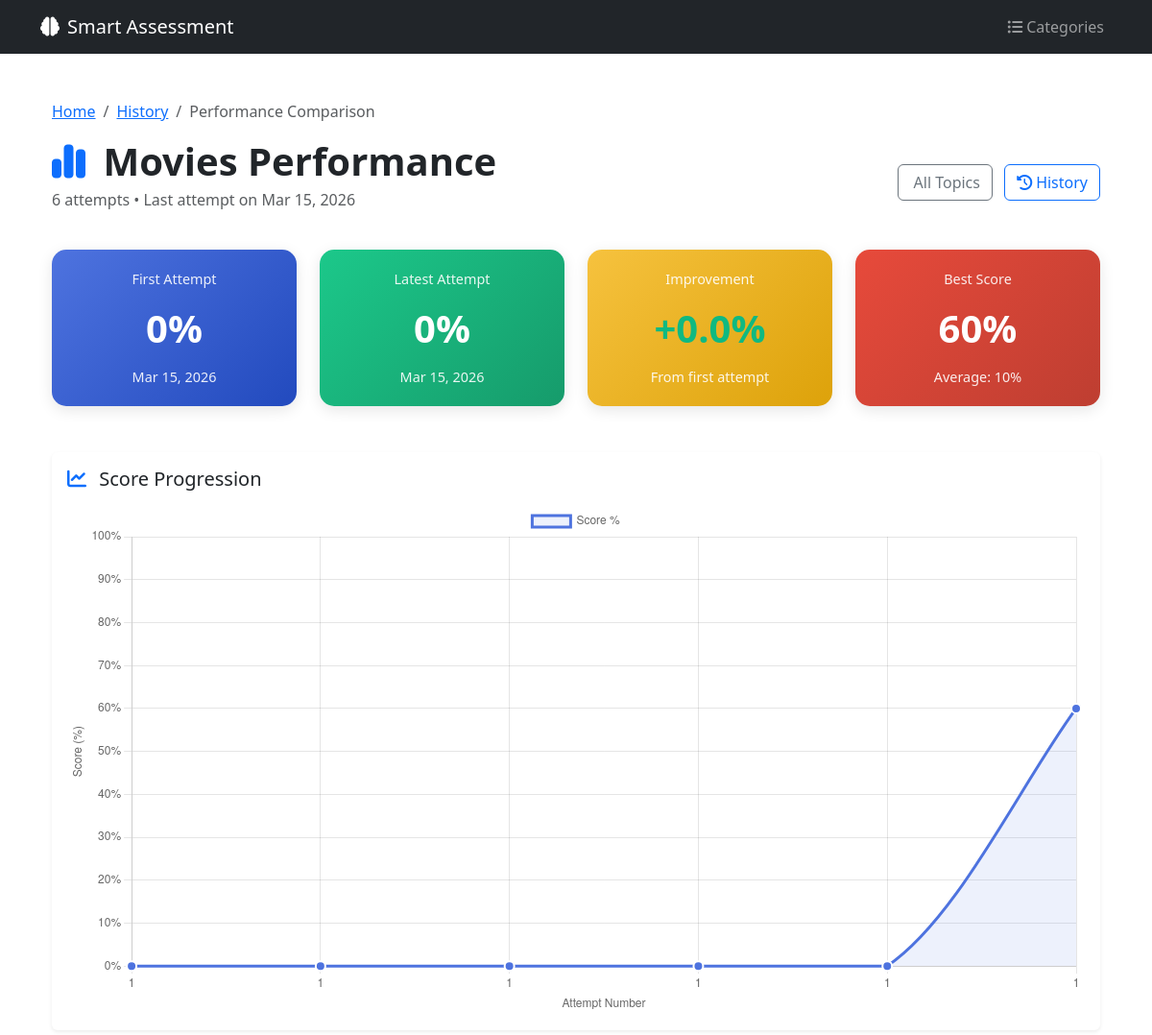
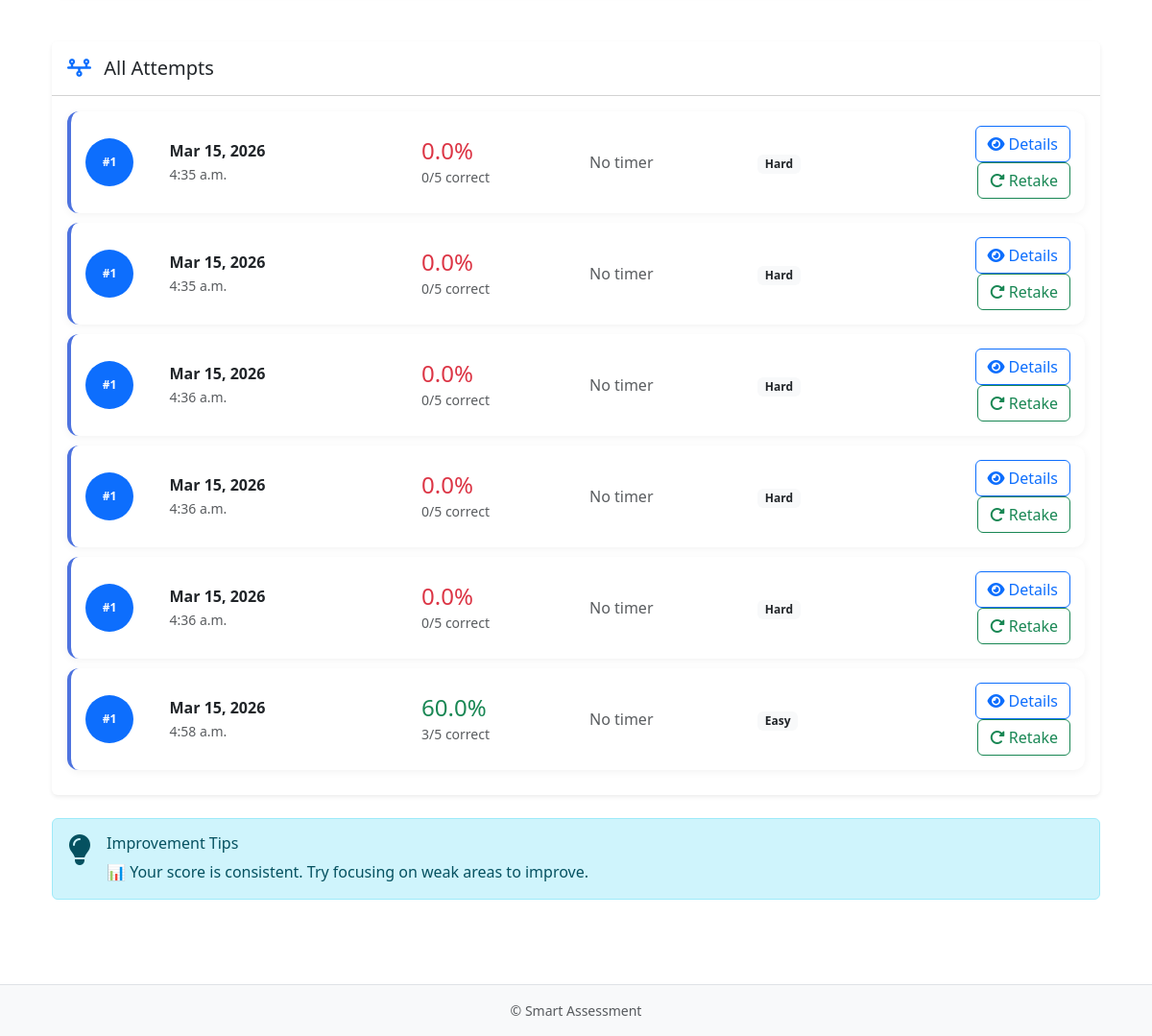
Screenshot of /quiz/comparison/Movies/ (signed in) with the database file from the repository (2 pictures, top to bottom).
### quiz/models.py (models this page shows, shortened)
class QuizResult(models.Model):
    user = models.ForeignKey(User, on_delete=models.CASCADE)
    quiz = models.ForeignKey(Quiz, on_delete=models.CASCADE)
    total_questions = models.IntegerField()
    correct_answers = models.IntegerField()
    score_percent = models.FloatField()
    is_pass = models.BooleanField(default=False)
    total_time_taken = models.IntegerField(default=0)  # seconds
    attempt_number = models.IntegerField(default=1)  # Track attempt number
    quiz_topic = models.CharField(max_length=200, blank=True)  # Store topic name for grouping
    difficulty = models.CharField(max_length=20, default='medium')  # Store difficulty
    created_at = models.DateTimeField(auto_now_add=True)
    class Meta:
        ordering = ['-created_at']

### quiz/views.py (the view, shortened to what this page needs)
# urls.py: path('comparison/', views.quiz_comparison, name='quiz_comparison'),
@login_required
def quiz_comparison(request, topic=None):
    from django.db.models import Avg, Max
    from .models import QuizResult
    import json
    if not QuizResult.objects.filter(user=request.user).exists():
        return render(request, 'quiz/comparison.html', {'error': 'No quizzes taken yet'})
    if topic:
        results = QuizResult.objects.filter(
            user=request.user,
            quiz_topic__iexact=topic
        ).order_by('attempt_number')
        if not results.exists():
            return redirect('/quiz/comparison/')
        first = results.first()
        last = results.last()
        best = results.aggregate(Max('score_percent'))['score_percent__max'] or 0
        avg = results.aggregate(Avg('score_percent'))['score_percent__avg'] or 0
        metrics = {
            'total_attempts': results.count(),
            'first_score': round(first.score_percent) if first else 0,
            'last_score': round(last.score_percent) if last else 0,
            'improvement': round(last.score_percent - first.score_percent, 1) if first and last else 0,
            'best_score': round(best),
            'avg_score': round(avg),
        }
        has_timer = any(r.total_time_taken > 0 for r in results)
        time_data = [r.total_time_taken for r in results] if has_timer else []
        context = {
            'results': results,
            'topic': topic,
            'metrics': metrics,
            'attempt_numbers': json.dumps([r.attempt_number for r in results]),
            'score_data': json.dumps([round(r.score_percent) for r in results]),
            'time_data': json.dumps(time_data) if has_timer else '[]',
            'has_timer': has_timer,
        }
        print("\n" + "="*50)
        print(f"Topic: {topic}")
        print(f"Total attempts: {metrics['total_attempts']}")
        print(f"First score: {metrics['first_score']}%")
        print(f"Last score: {metrics['last_score']}%")
        print(f"Best score: {metrics['best_score']}%")
        print(f"Average score: {metrics['avg_score']}%")
        print("="*50 + "\n")
        return render(request, 'quiz/comparison.html', context)

### templates/quiz/comparison.html (shortened to what this page needs)
{% extends 'quiz/base.html' %}
{% load static %}
{% block content %}
<div class="container py-4">
    <nav aria-label="breadcrumb">
        <ol class="breadcrumb">
            <li class="breadcrumb-item"><a href="{% url 'dashboard' %}">Home</a></li>
            <li class="breadcrumb-item"><a href="/quiz/history/">History</a></li>
            <li class="breadcrumb-item active">Performance Comparison</li>
        </ol>
    </nav>
    {% if show_topics %}
        <div class="text-center mb-5">
            <h1 class="display-5 fw-bold mb-3">
                <i class="fa-solid fa-chart-line text-primary me-2"></i>
                Your Quiz Topics
            </h1>
            <p class="text-muted">Select a topic to see your performance over time</p>
        </div>
        <div class="row g-4">
            {% for topic in topics %}
            <div class="col-md-4">
                <a href="/quiz/comparison/{{ topic.name }}/" class="text-decoration-none">
                    <div class="topic-card">
                        <i class="fa-solid fa-book-open fa-3x text-primary mb-3"></i>
                        <h4 class="mb-2">{{ topic.name }}</h4>
                        <div class="d-flex justify-content-center gap-3 mb-3">
                            <span class="badge-attempt">
                                <i class="fa-solid fa-rotate-right me-1"></i>{{ topic.attempts }} attempts
                            </span>
                            <span class="badge-attempt">
                                <i class="fa-solid fa-trophy me-1"></i>Best: {{ topic.best }}%
                            </span>
                        </div>
                        <span class="btn btn-outline-primary btn-sm">View Details →</span>
                    </div>
                </a>
            </div>
            {% endfor %}
        </div>
    {% else %}
        <div class="d-flex justify-content-between align-items-center mb-4">
            <div>
                <h1 class="display-6 fw-bold mb-1">
                    <i class="fa-solid fa-chart-simple text-primary me-2"></i>
                    {{ topic }} Performance
                </h1>
                <p class="text-muted">{{ metrics.total_attempts }} attempts • Last attempt on {{ results.last.created_at|date:"M d, Y" }}</p>
            </div>
            <div>
                <a href="/quiz/comparison/" class="btn btn-outline-secondary me-2">
                    All Topics
                </a>
                <a href="/quiz/history/" class="btn btn-outline-primary">
                    <i class="fa-solid fa-clock-rotate-left me-1"></i>History
                </a>
            </div>
        </div>
        <div class="row g-4 mb-5">
            <div class="col-md-3">
                <div class="metric-card" style="background: linear-gradient(135deg, #4e73df, #224abe);">
                    <div class="metric-label">First Attempt</div>
                    <div class="metric-value">{{ metrics.first_score }}%</div>
                    <div class="metric-label">{{ results.first.created_at|date:"M d, Y" }}</div>
                </div>
            </div>
            <div class="col-md-3">
                <div class="metric-card" style="background: linear-gradient(135deg, #1cc88a, #169b6b);">
                    <div class="metric-label">Latest Attempt</div>
                    <div class="metric-value">{{ metrics.last_score }}%</div>
                    <div class="metric-label">{{ results.last.created_at|date:"M d, Y" }}</div>
                </div>
            </div>
            <div class="col-md-3">
                <div class="metric-card" style="background: linear-gradient(135deg, #f6c23e, #dda20a);">
                    <div class="metric-label">Improvement</div>
                    <div class="metric-value {% if metrics.improvement >= 0 %}improvement-positive{% else %}improvement-negative{% endif %}">
                        {% if metrics.improvement >= 0 %}+{% endif %}{{ metrics.improvement }}%
                    </div>
                    <div class="metric-label">From first attempt</div>
                </div>
            </div>
            <div class="col-md-3">
                <div class="metric-card" style="background: linear-gradient(135deg, #e74a3b, #be3e31);">
                    <div class="metric-label">Best Score</div>
                    <div class="metric-value">{{ metrics.best_score }}%</div>
                    <div class="metric-label">Average: {{ metrics.avg_score }}%</div>
                </div>
            </div>
        </div>
    <div class="row mb-5">
        <div class="col-md-{% if has_timer %}6{% else %}12{% endif %}">
            <div class="card border-0 shadow-sm">
                <div class="card-body">
                    <h5 class="card-title mb-3">
                        <i class="fa-solid fa-chart-line text-primary me-2"></i>
                        Score Progression
                    </h5>
                    <canvas id="scoreChart" style="height: 350px; width: 100%;"></canvas>
                </div>
            </div>
        </div>
    </div>
        <div class="card border-0 shadow-sm">
            <div class="card-header bg-white py-3">
                <h5 class="mb-0">
                    <i class="fa-solid fa-timeline me-2 text-primary"></i>
                    All Attempts
                </h5>
            </div>
            <div class="card-body">
                {% for result in results %}
                <div class="attempt-card">
                    <div class="row align-items-center">
                        <div class="col-md-1 text-center">
                            <span class="badge bg-primary rounded-circle p-3" style="width: 50px; height: 50px; display: flex; align-items: center; justify-content: center;">
                                #{{ result.attempt_number }}
                            </span>
                        </div>
                        <div class="col-md-3">
                            <div class="fw-bold">{{ result.created_at|date:"M d, Y" }}</div>
                            <small class="text-muted">{{ result.created_at|time }}</small>
                        </div>
                        <div class="col-md-2">
                            <div class="h4 mb-0 {% if result.is_pass %}text-success{% else %}text-danger{% endif %}">
                                {{ result.score_percent|floatformat:1 }}%
                            </div>
                            <small class="text-muted">{{ result.correct_answers }}/{{ result.total_questions }} correct</small>
                        </div>
                        <div class="col-md-2">
                            {% if result.total_time_taken > 0 %}
                            <div><i class="fa-regular fa-clock me-1"></i> {{ result.total_time_taken }}s</div>
                            {% else %}
                            <div class="text-muted">No timer</div>
                            {% endif %}
                        </div>
                        <div class="col-md-2">
                            <span class="badge bg-light text-dark">{{ result.difficulty|title }}</span>
                        </div>
                        <div class="col-md-2 text-end">
                            <a href="/quiz/attempt/{{ result.id }}/" class="btn btn-outline-primary">
                                <i class="fa-solid fa-eye me-1"></i>Details
                            </a>
                            <a href="/quiz/retake/{{ result.id }}/" class="btn btn-outline-success">
                                <i class="fa-solid fa-rotate-right me-1"></i>Retake
                            </a>
                        </div>
                    </div>
                </div>
                {% endfor %}
            </div>
        </div>
        <div class="alert alert-info mt-4">
            <div class="d-flex">
                <div class="flex-shrink-0">
                    <i class="fa-solid fa-lightbulb fa-2x me-3"></i>
                </div>
                <div>
                    <h6>Improvement Tips</h6>
                    <p class="mb-0">
                        {% if metrics.improvement > 10 %}
                        🎉 Great progress! You've improved by {{ metrics.improvement }}% since your first attempt.
                        {% elif metrics.improvement > 0 %}
                        📈 You're making steady progress. Keep practicing!
                        {% elif metrics.improvement == 0 %}
                        📊 Your score is consistent. Try focusing on weak areas to improve.
                        {% else %}
                        💪 Don't give up! Review your incorrect answers and try again.
                        {% endif %}
                    </p>
                </div>
            </div>
        </div>
    {% endif %}
</div>
{% if not show_topics and not error %}
<script>
// Score Chart
const scoreCtx = document.getElementById('scoreChart').getContext('2d');
new Chart(scoreCtx, {
    type: 'line',
    data: {
        labels: {{ attempt_numbers|safe }},
        datasets: [{
            label: 'Score %',
            data: {{ score_data|safe }},
            borderColor: '#4e73df',
            backgroundColor: 'rgba(78, 115, 223, 0.1)',
            tension: 0.3,
            fill: true,
            pointBackgroundColor: '#4e73df',
            pointBorderColor: '#fff',
            pointBorderWidth: 2,
            pointRadius: 5,
            pointHoverRadius: 7
        }]
    },
    options: {
        responsive: true,
        maintainAspectRatio: true,
        aspectRatio: 2,
        scales: {
            y: {
                beginAtZero: true,
                max: 100,
                title: {
                    display: true,
                    text: 'Score (%)'
                },
                ticks: {
                    stepSize: 10,
                    callback: function(value) {
                        return value + '%';
                    }
                }
            },
            x: {
                title: {
                    display: true,
                    text: 'Attempt Number'
                }
            }
        },
        plugins: {
            tooltip: {
                callbacks: {
                    label: function(context) {
                        return `Score: ${context.raw}%`;
                    }
                }
            }
        },
        animation: {
            duration: 1000,
            easing: 'easeInOutQuad'
        }
    }
});
// Time Chart - FIXED VERSION
</script>
{% endif %}
{% endblock %}

### templates/quiz/comparison.html (style rules this page uses)
.metric-card { background: linear-gradient(135deg, #667eea, #764ba2); color: white; border-radius: 15px; padding: 20px; text-align: center; box-shadow: 0 4px 15px rgba(0,0,0,0.1); transition: transform 0.2s; }
.metric-value { font-size: 2.5rem; font-weight: bold; margin: 10px 0; }
.metric-label { font-size: 0.9rem; opacity: 0.9; }
.improvement-positive { color: #10b981; font-weight: bold; }
.attempt-card { background: white; border-radius: 12px; padding: 15px; margin-bottom: 10px; box-shadow: 0 2px 8px rgba(0,0,0,0.05); transition: all 0.2s; border-left: 4px solid #4e73df; }

### rows the page displays
QuizResult: last.created_at "Mar 15, 2026", first.created_at "Mar 15, 2026", attempt_number "1", created_at "Mar 15, 2026", created_at "4:35 a.m.", score_percent "0.0", correct_answers "0", total_questions "5", total_time_taken "No timer", difficulty "Hard"
QuizResult: attempt_number "1", created_at "Mar 15, 2026", created_at "4:35 a.m.", score_percent "0.0", correct_answers "0", total_questions "5", total_time_taken "No timer", difficulty "Hard"
QuizResult: attempt_number "1", created_at "Mar 15, 2026", created_at "4:36 a.m.", score_percent "0.0", correct_answers "0", total_questions "5", total_time_taken "No timer", difficulty "Hard"
QuizResult: attempt_number "1", created_at "Mar 15, 2026", created_at "4:36 a.m.", score_percent "0.0", correct_answers "0", total_questions "5", total_time_taken "No timer", difficulty "Hard"
QuizResult: attempt_number "1", created_at "Mar 15, 2026", created_at "4:36 a.m.", score_percent "0.0", correct_answers "0", total_questions "5", total_time_taken "No timer", difficulty "Hard"
QuizResult: attempt_number "1", created_at "Mar 15, 2026", created_at "4:58 a.m.", score_percent "60.0", correct_answers "3", total_questions "5", total_time_taken "No timer", difficulty "Easy"

### other values shown
{{ topic }} "Movies"
{{ metrics.total_attempts }} "6"
{{ metrics.first_score }} "0"
{{ metrics.last_score }} "0"
{{ metrics.improvement }} "0.0"
{{ metrics.best_score }} "60"
{{ metrics.avg_score }} "10"
chart data {{ attempt_numbers|safe }} [1, 1, 1, 1, 1, 1]
chart data {{ score_data|safe }} [0, 0, 0, 0, 0, 60]
